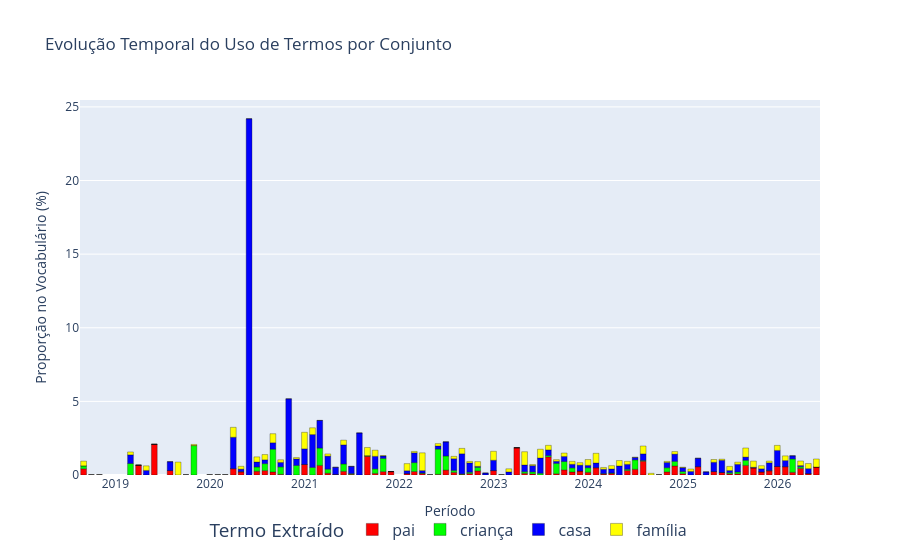

The notebook cell saved with this chart:
### Code cell
evolucao_do_uso_de_termos_barras(termos, transcricoes_dados_dict,linha_tendencia=False)
